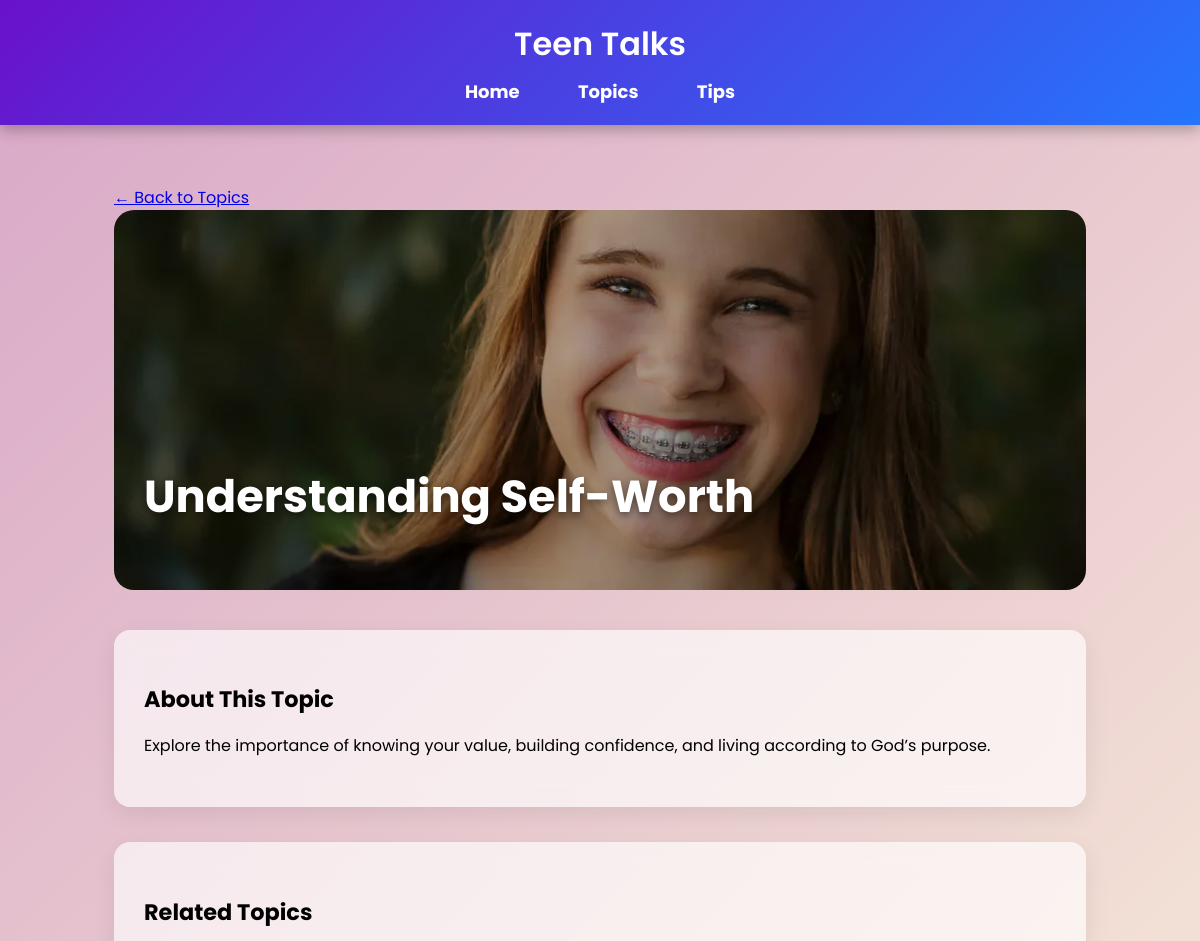
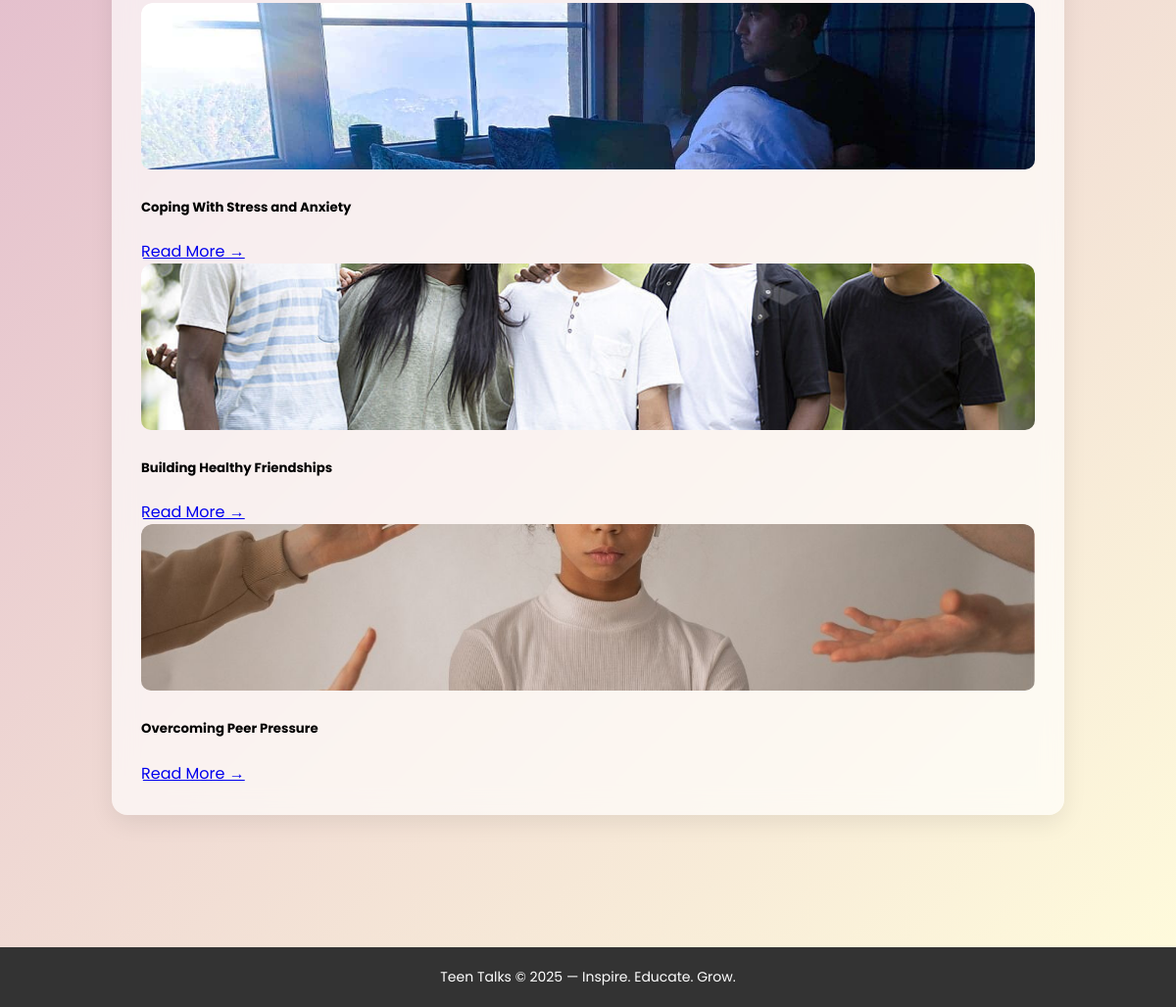
/topics/1/, run on the app's committed database (2 pictures, top to bottom).
### pages/models.py (models this page shows, shortened)
class Topic(models.Model):
    title = models.CharField(max_length=200)
    description = models.TextField()
    image = models.ImageField(upload_to='topics/' ,blank=True,null=True)

### pages/views.py (the view)
# urls.py: path('topics/<int:topic_id>/', views.topic_detail, name='topic_detail'),
def topic_detail(request, topic_id):
    topic = get_object_or_404(Topic, id=topic_id)
    related_topics = Topic.objects.exclude(id=topic_id)[:3]
    return render(request, 'pages/topic_detail.html', {
        'topic': topic,
        'related_topics': related_topics
    })

### pages/templates/pages/topic_detail.html (shortened to what this page needs)
{% extends "pages/base.html" %}
{% block content %}
<div class="container mt-4">
    <a href="{% url 'topic_list' %}" class="btn btn-outline-secondary mb-4">← Back to Topics</a>
    <div class="hero">
        {% if topic.image %}
            <img src="{{ topic.image.url }}" alt="{{ topic.title }}" style="width:100%; border-radius:10px;">
        {% else %}
            <div style="height:380px; background:#ccc; display:flex; align-items:center; justify-content:center;">
                <h3>No image uploaded</h3>
            </div>
        {% endif %}
        <h1 class="hero-title">{{ topic.title }}</h1>
    </div>
    <div class="glass-card">
        <h3 class="section-title">About This Topic</h3>
        <p style="line-height: 1.8;">
            {{ topic.description }}
        </p>
    </div>
    {% if related_topics %}
    <div class="glass-card">
        <h3 class="section-title">Related Topics</h3>
        <div class="row">
            {% for item in related_topics %}
            <div class="col-md-4 mb-4">
                <div class="related-topic-card card">
                    {% if item.image %}
                        <img src="{{ item.image.url }}" alt="{{ item.title }}" style="width:100%; border-radius:10px;">
                    {% else %}
                        <div style="height:170px; background:#ddd; display:flex; align-items:center; justify-content:center;">
                            <span>No Image</span>
                        </div>
                    {% endif %}
                    <div class="card-body">
                        <h5 class="fw-bold">{{ item.title }}</h5>
                        <a href="{% url 'topic_detail' item.id %}" class="btn btn-sm btn-primary">Read More →</a>
                    </div>
                </div>
            </div>
            {% endfor %}
        </div>
    </div>
    {% endif %}
</div>
{% endblock %}

### pages/templates/pages/base.html (style rules this page uses)
body { margin: 0; padding: 0; font-family: "Poppins", sans-serif; background: linear-gradient(135deg, #d9a7c7, #fffcdc); }
.container { width: 90%; margin: auto; padding: 30px 0; }

### pages/templates/pages/topic_detail.html (style rules this page uses)
.hero { position: relative; height: 380px; border-radius: 20px; overflow: hidden; margin-bottom: 40px; }
.hero img { width: 100%; height: 100%; object-fit: cover; filter: brightness(70%); }
.hero-title { position: absolute; bottom: 30px; left: 30px; color: #fff; font-size: 2.8rem; font-weight: 700; text-shadow: 0 3px 8px rgba(0,0,0,0.5); }
.glass-card { backdrop-filter: blur(12px); background: rgba(255, 255, 255, 0.65); border-radius: 16px; padding: 30px; box-shadow: 0 8px 24px rgba(0,0,0,0.08); margin-bottom: 35px; transition: transform 0.2s; }
.section-title { font-weight: 700; margin-bottom: 15px; font-size: 1.4rem; }
.related-topic-card { border-radius: 12px; overflow: hidden; transition: 0.25s; }
.related-topic-card img { height: 170px; width: 100%; object-fit: cover; }

### data on the page
Topic: image (picture), title "Understanding Self-Worth", description "Explore the importance of knowing your value, building confidence, and living according to God’s purpose."
Topic: image (picture), title "Coping With Stress and Anxiety"
Topic: image (picture), title "Building Healthy Friendships"
Topic: image (picture), title "Overcoming Peer Pressure"
